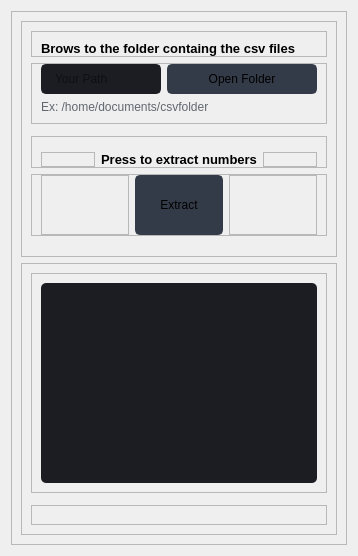
                  <widget class="QWidget" name="page7_ExtractNumbers">
                   <layout class="QVBoxLayout" name="verticalLayout_50">
                    <item>
                     <widget class="QFrame" name="frame_60">
                      <property name="frameShape">
                       <enum>QFrame::StyledPanel</enum>
                      </property>
                      <property name="frameShadow">
                       <enum>QFrame::Raised</enum>
                      </property>
                      <layout class="QVBoxLayout" name="verticalLayout_49">
                       <item>
                        <widget class="QFrame" name="frame_70">
                         <property name="frameShape">
                          <enum>QFrame::StyledPanel</enum>
                         </property>
                         <property name="frameShadow">
                          <enum>QFrame::Raised</enum>
                         </property>
                         <layout class="QVBoxLayout" name="verticalLayout_46">
                          <property name="bottomMargin">
                           <number>0</number>
                          </property>
                          <item>
                           <widget class="QFrame" name="frame_83">
                            <property name="frameShape">
                             <enum>QFrame::StyledPanel</enum>
                            </property>
                            <property name="frameShadow">
                             <enum>QFrame::Raised</enum>
                            </property>
                            <layout class="QHBoxLayout" name="horizontalLayout_32">
                             <property name="bottomMargin">
                              <number>0</number>
                             </property>
                             <item>
                              <widget class="QLabel" name="labelBoxBlenderInstalation_16">
                               <property name="font">
                                <font>
                                 <family>Segoe UI</family>
                                 <pointsize>10</pointsize>
                                 <weight>75</weight>
                                 <bold>true</bold>
                                </font>
                               </property>
                               <property name="styleSheet">
                                <string notr="true"/>
                               </property>
                               <property name="text">
                                <string>Brows to the folder containg the csv files</string>
                               </property>
                              </widget>
                             </item>
                            </layout>
                           </widget>
                          </item>
                          <item>
                           <widget class="QFrame" name="frame_84">
                            <property name="frameShape">
                             <enum>QFrame::StyledPanel</enum>
                            </property>
                            <property name="frameShadow">
                             <enum>QFrame::Raised</enum>
                            </property>
                            <layout class="QHBoxLayout" name="horizontalLayout_43">
                             <property name="topMargin">
                              <number>0</number>
                             </property>
                             <item>
                              <layout class="QGridLayout" name="gridLayout_11">
                               <property name="bottomMargin">
                                <number>0</number>
                               </property>
                               <item row="0" column="0">
                                <widget class="QLineEdit" name="LineEditPath_Page7">
                                 <property name="minimumSize">
                                  <size>
                                   <width>0</width>
                                   <height>30</height>
                                  </size>
                                 </property>
                                 <property name="styleSheet">
                                  <string notr="true">QLineEdit {
	background-color: rgb(27, 29, 35);
	border-radius: 5px;
	border: 2px solid rgb(27, 29, 35);
	padding-left: 10px;
}
QLineEdit:hover {
	border: 2px solid rgb(64, 71, 88);
}
QLineEdit:focus {
	border: 2px solid rgb(91, 101, 124);
}</string>
                                 </property>
                                 <property name="placeholderText">
                                  <string>Your Path</string>
                                 </property>
                                </widget>
                               </item>
                               <item row="0" column="1">
                                <widget class="QPushButton" name="BtnBrows_Page7_ExtractNumbers">
                                 <property name="minimumSize">
                                  <size>
                                   <width>150</width>
                                   <height>30</height>
                                  </size>
                                 </property>
                                 <property name="font">
                                  <font>
                                   <family>Segoe UI</family>
                                   <pointsize>9</pointsize>
                                  </font>
                                 </property>
                                 <property name="styleSheet">
                                  <string notr="true">QPushButton {
	border: 2px solid rgb(52, 59, 72);
	border-radius: 5px;	
	background-color: rgb(52, 59, 72);
}
QPushButton:hover {
	background-color: rgb(57, 65, 80);
	border: 2px solid rgb(61, 70, 86);
}
QPushButton:pressed {	
	background-color: rgb(35, 40, 49);
	border: 2px solid rgb(43, 50, 61);
}</string>
                                 </property>
                                 <property name="text">
                                  <string>Open Folder</string>
                                 </property>
                                 <property name="icon">
                                  <iconset resource="files.qrc">
                                   <normaloff>:/16x16/icons/16x16/cil-folder-open.png</normaloff>:/16x16/icons/16x16/cil-folder-open.png</iconset>
                                 </property>
                                </widget>
                               </item>
                               <item row="1" column="0" colspan="2">
                                <widget class="QLabel" name="labelVersion_12">
                                 <property name="styleSheet">
                                  <string notr="true">color: rgb(98, 103, 111);</string>
                                 </property>
                                 <property name="lineWidth">
                                  <number>1</number>
                                 </property>
                                 <property name="text">
                                  <string>Ex: /home/documents/csvfolder</string>
                                 </property>
                                 <property name="alignment">
                                  <set>Qt::AlignLeading|Qt::AlignLeft|Qt::AlignVCenter</set>
                                 </property>
                                </widget>
                               </item>
                              </layout>
                             </item>
                            </layout>
                           </widget>
                          </item>
                          <item>
                           <widget class="QFrame" name="frame_85">
                            <property name="frameShape">
                             <enum>QFrame::StyledPanel</enum>
                            </property>
                            <property name="frameShadow">
                             <enum>QFrame::Raised</enum>
                            </property>
                           </widget>
                          </item>
                          <item>
                           <widget class="QFrame" name="frame_86">
                            <property name="frameShape">
                             <enum>QFrame::StyledPanel</enum>
                            </property>
                            <property name="frameShadow">
                             <enum>QFrame::Raised</enum>
                            </property>
                            <layout class="QHBoxLayout" name="horizontalLayout_44">
                             <property name="topMargin">
                              <number>15</number>
                             </property>
                             <property name="bottomMargin">
                              <number>0</number>
                             </property>
                             <item>
                              <widget class="QFrame" name="frame_87">
                               <property name="frameShape">
                                <enum>QFrame::StyledPanel</enum>
                               </property>
                               <property name="frameShadow">
                                <enum>QFrame::Raised</enum>
                               </property>
                              </widget>
                             </item>
                             <item>
                              <widget class="QLabel" name="labelConvert_Page1_BulkComvert_5">
                               <property name="font">
                                <font>
                                 <family>Segoe UI</family>
                                 <pointsize>10</pointsize>
                                 <weight>75</weight>
                                 <bold>true</bold>
                                </font>
                               </property>
                               <property name="styleSheet">
                                <string notr="true"/>
                               </property>
                               <property name="text">
                                <string>Press to extract numbers</string>
                               </property>
                               <property name="alignment">
                                <set>Qt::AlignCenter</set>
                               </property>
                              </widget>
                             </item>
                             <item>
                              <widget class="QFrame" name="frame_88">
                               <property name="frameShape">
                                <enum>QFrame::StyledPanel</enum>
                               </property>
                               <property name="frameShadow">
                                <enum>QFrame::Raised</enum>
                               </property>
                              </widget>
                             </item>
                            </layout>
                           </widget>
                          </item>
                          <item>
                           <widget class="QFrame" name="frame_89">
                            <property name="frameShape">
                             <enum>QFrame::StyledPanel</enum>
                            </property>
                            <property name="frameShadow">
                             <enum>QFrame::Raised</enum>
                            </property>
                            <layout class="QHBoxLayout" name="horizontalLayout_45">
                             <property name="topMargin">
                              <number>0</number>
                             </property>
                             <property name="bottomMargin">
                              <number>0</number>
                             </property>
                             <item>
                              <widget class="QFrame" name="frame_102">
                               <property name="frameShape">
                                <enum>QFrame::StyledPanel</enum>
                               </property>
                               <property name="frameShadow">
                                <enum>QFrame::Raised</enum>
                               </property>
                              </widget>
                             </item>
                             <item>
                              <widget class="QPushButton" name="BtnConvert_Page7_ExtractNumbers">
                               <property name="minimumSize">
                                <size>
                                 <width>60</width>
                                 <height>60</height>
                                </size>
                               </property>
                               <property name="font">
                                <font>
                                 <family>Segoe UI</family>
                                 <pointsize>9</pointsize>
                                </font>
                               </property>
                               <property name="layoutDirection">
                                <enum>Qt::LeftToRight</enum>
                               </property>
                               <property name="autoFillBackground">
                                <bool>false</bool>
                               </property>
                               <property name="styleSheet">
                                <string notr="true">QPushButton {
	border: 2px solid rgb(52, 59, 72);
	border-radius: 5px;	
	background-color: rgb(52, 59, 72);
}
QPushButton:hover {
	background-color: rgb(57, 65, 80);
	border: 2px solid rgb(61, 70, 86);
}
QPushButton:pressed {	
	background-color: rgb(35, 40, 49);
	border: 2px solid rgb(43, 50, 61);
}</string>
                               </property>
                               <property name="text">
                                <string>Extract</string>
                               </property>
                               <property name="icon">
                                <iconset>
                                 <normaloff>icons/20x20/cil-paper-plane.png</normaloff>icons/20x20/cil-paper-plane.png</iconset>
                               </property>
                               <property name="checkable">
                                <bool>false</bool>
                               </property>
                              </widget>
                             </item>
                             <item>
                              <widget class="QFrame" name="frame_103">
                               <property name="frameShape">
                                <enum>QFrame::StyledPanel</enum>
                               </property>
                               <property name="frameShadow">
                                <enum>QFrame::Raised</enum>
                               </property>
                              </widget>
                             </item>
                            </layout>
                           </widget>
                          </item>
                          <item>
                           <widget class="QLabel" name="LabelStatus_Page3_LargeFileSplitter_2">
                            <property name="styleSheet">
                             <string notr="true">color: rgb(98, 103, 111);</string>
                            </property>
                            <property name="lineWidth">
                             <number>1</number>
                            </property>
                            <property name="text">
                             <string/>
                            </property>
                            <property name="alignment">
                             <set>Qt::AlignCenter</set>
                            </property>
                           </widget>
                          </item>
                         </layout>
                        </widget>
                       </item>
                       <item>
                        <widget class="QFrame" name="frame_104">
                         <property name="frameShape">
                          <enum>QFrame::StyledPanel</enum>
                         </property>
                         <property name="frameShadow">
                          <enum>QFrame::Raised</enum>
                         </property>
                         <layout class="QVBoxLayout" name="verticalLayout_47">
                          <item>
                           <widget class="QFrame" name="frame_105">
                            <property name="frameShape">
                             <enum>QFrame::StyledPanel</enum>
                            </property>
                            <property name="frameShadow">
                             <enum>QFrame::Raised</enum>
                            </property>
                            <layout class="QVBoxLayout" name="verticalLayout_48">
                             <item>
                              <widget class="QPlainTextEdit" name="plainTextEdit_Page7">
                               <property name="minimumSize">
                                <size>
                                 <width>200</width>
                                 <height>200</height>
                                </size>
                               </property>
                               <property name="styleSheet">
                                <string notr="true">QPlainTextEdit {
	background-color: rgb(27, 29, 35);
	border-radius: 5px;
	padding: 10px;
}
QPlainTextEdit:hover {
	border: 2px solid rgb(64, 71, 88);
}
QPlainTextEdit:focus {
	border: 2px solid rgb(91, 101, 124);
}</string>
                               </property>
                               <property name="plainText">
                                <string/>
                               </property>
                               <property name="placeholderText">
                                <string/>
                               </property>
                              </widget>
                             </item>
                            </layout>
                           </widget>
                          </item>
                          <item>
                           <widget class="QFrame" name="frame_106">
                            <property name="frameShape">
                             <enum>QFrame::StyledPanel</enum>
                            </property>
                            <property name="frameShadow">
                             <enum>QFrame::Raised</enum>
                            </property>
                           </widget>
                          </item>
                          <item>
                           <widget class="QFrame" name="frame_107">
                            <property name="frameShape">
                             <enum>QFrame::StyledPanel</enum>
                            </property>
                            <property name="frameShadow">
                             <enum>QFrame::Raised</enum>
                            </property>
                            <layout class="QHBoxLayout" name="horizontalLayout_51"/>
                           </widget>
                          </item>
                         </layout>
                        </widget>
                       </item>
                      </layout>
                     </widget>
                    </item>
                   </layout>
                  </widget>
